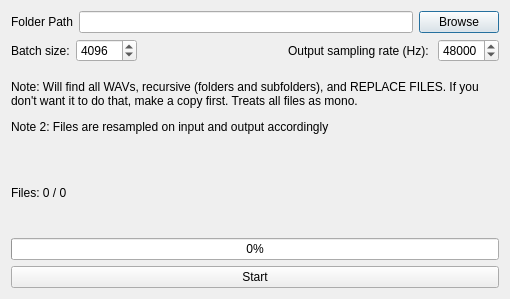
<?xml version="1.0" encoding="UTF-8"?>
<ui version="4.0">
 <class>BatchDenoiseDlg</class>
 <widget class="QDialog" name="BatchDenoiseDlg">
  <property name="geometry">
   <rect>
    <x>0</x>
    <y>0</y>
    <width>510</width>
    <height>299</height>
   </rect>
  </property>
  <property name="windowTitle">
   <string>Dialog</string>
  </property>
  <layout class="QVBoxLayout" name="verticalLayout">
   <item>
    <layout class="QHBoxLayout" name="horizontalLayout">
     <item>
      <widget class="QLabel" name="label">
       <property name="text">
        <string>Folder Path</string>
       </property>
      </widget>
     </item>
     <item>
      <widget class="QLineEdit" name="edtFolPath"/>
     </item>
     <item>
      <widget class="QPushButton" name="btnFindFolder">
       <property name="text">
        <string>Browse</string>
       </property>
      </widget>
     </item>
    </layout>
   </item>
   <item>
    <layout class="QHBoxLayout" name="horizontalLayout_2">
     <item>
      <widget class="QLabel" name="label_3">
       <property name="text">
        <string>Batch size:</string>
       </property>
      </widget>
     </item>
     <item>
      <widget class="QSpinBox" name="spbBatchSz">
       <property name="maximum">
        <number>16384</number>
       </property>
       <property name="singleStep">
        <number>32</number>
       </property>
       <property name="value">
        <number>4096</number>
       </property>
      </widget>
     </item>
     <item>
      <spacer name="horizontalSpacer">
       <property name="orientation">
        <enum>Qt::Horizontal</enum>
       </property>
       <property name="sizeHint" stdset="0">
        <size>
         <width>40</width>
         <height>20</height>
        </size>
       </property>
      </spacer>
     </item>
     <item>
      <widget class="QLabel" name="label_4">
       <property name="text">
        <string>Output sampling rate (Hz): </string>
       </property>
      </widget>
     </item>
     <item>
      <widget class="QSpinBox" name="spbOutSR">
       <property name="maximum">
        <number>96000</number>
       </property>
       <property name="singleStep">
        <number>8000</number>
       </property>
       <property name="value">
        <number>48000</number>
       </property>
      </widget>
     </item>
    </layout>
   </item>
   <item>
    <widget class="QLabel" name="label_2">
     <property name="text">
      <string>&lt;html&gt;&lt;head/&gt;&lt;body&gt;&lt;p&gt;Note: Will find all WAVs, recursive (folders and subfolders), and REPLACE FILES. If you don't want it to do that, make a copy first. Treats all files as mono.&lt;/p&gt;&lt;p&gt;Note 2: Files are resampled on input and output accordingly&lt;/p&gt;&lt;/body&gt;&lt;/html&gt;</string>
     </property>
     <property name="wordWrap">
      <bool>true</bool>
     </property>
    </widget>
   </item>
   <item>
    <widget class="QLabel" name="lblFiles">
     <property name="text">
      <string>Files: 0 / 0</string>
     </property>
    </widget>
   </item>
   <item>
    <widget class="QProgressBar" name="pgFiles">
     <property name="value">
      <number>0</number>
     </property>
    </widget>
   </item>
   <item>
    <widget class="QPushButton" name="btnStart">
     <property name="text">
      <string>Start</string>
     </property>
    </widget>
   </item>
  </layout>
 </widget>
 <resources/>
 <connections/>
</ui>
